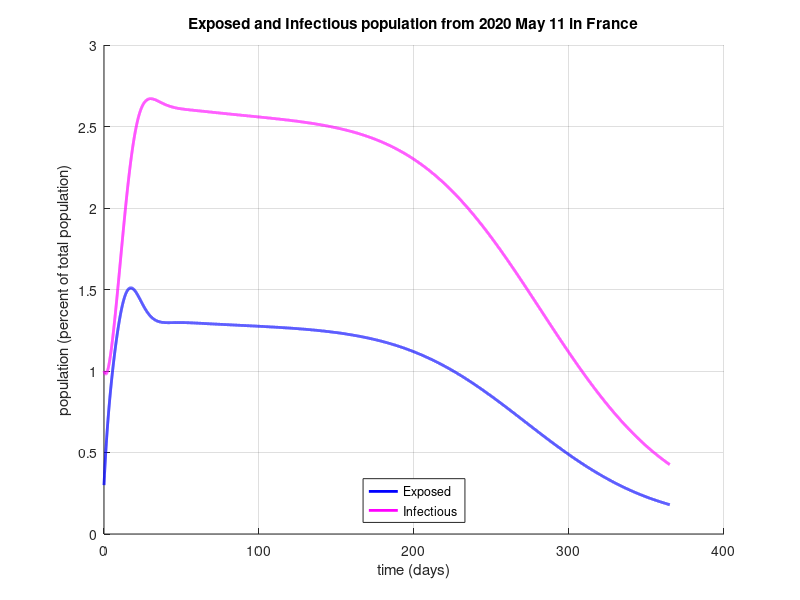
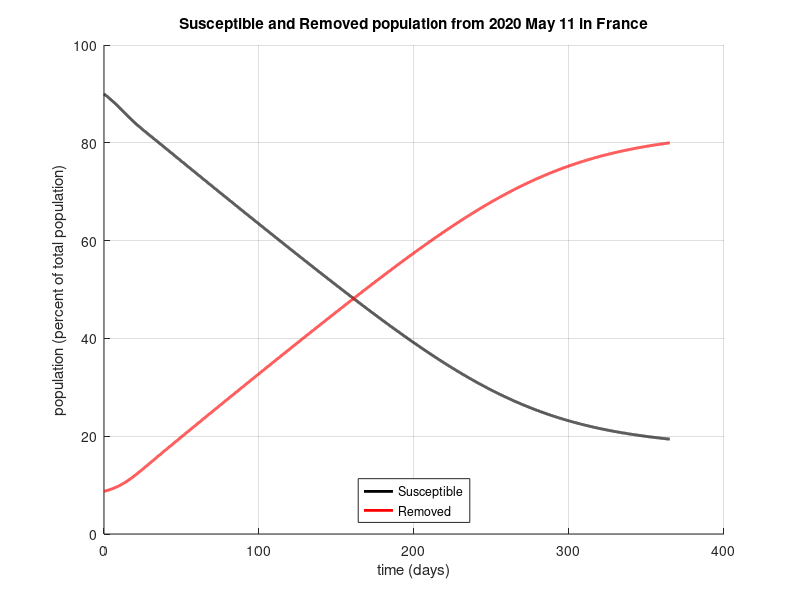
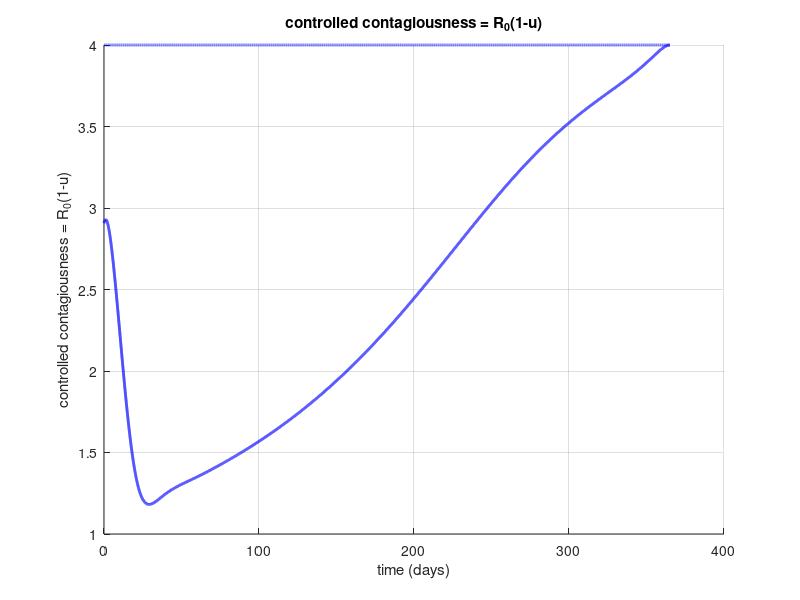

MATLAB code for these plots, in order:
clear all;
close all;
clc;

data = load('trace.dat');

h1 = figure(1);
% set(h1,'Visible', 'off'); 
hold on
plot(data(:,1), data(:,3)*100,'b','LineWidth',2)
plot(data(:,1), data(:,4)*100,'m','LineWidth',2)
xlabel('time (days)')
ylabel('population (percent of total population)')
grid on;
legend('Exposed','Infectious','Location', 'South')
title('Exposed and Infectious population from 2020 May 11 in France')
print -djpeg EI

h2 = figure(2);
% set(h2,'Visible', 'off'); 
hold on
plot(data(:,1), data(:,2)*100,'k','LineWidth',2)
plot(data(:,1), data(:,5)*100,'r','LineWidth',2)
xlabel('time (days)')
ylabel('population (percent of total population)')
grid on;
legend('Susceptible','Removed','Location', 'South')
title('Susceptible and Removed population from 2020 May 11 in France')
print -djpeg SR

h3 = figure(3);
% set(h3,'Visible', 'off'); 
hold on
plot(data(:,1), (1-data(:,10))*4,'b','LineWidth',2)
plot(data(:,1), ones(length(data(:,1)),1)*4,'--b','LineWidth',2)
xlabel('time (days)')
ylabel('controlled contagiousness = R_0(1-u)')
title('controlled contagiousness = R_0(1-u)')
grid on;
print -djpeg Rt

